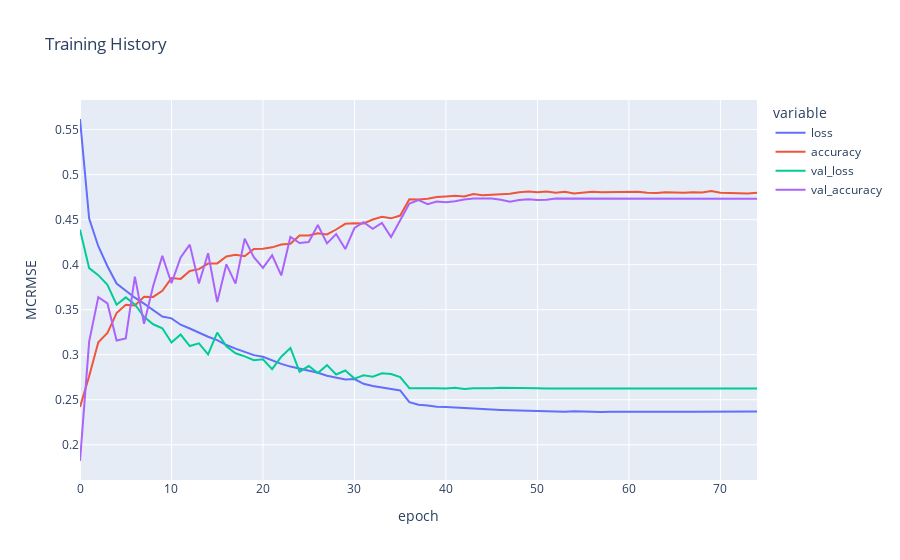

Write notebook code for a chart like this one.
### Code cell
import plotly.express as px
fig = px.line(
    history.history, y=['loss', 'accuracy', 'val_loss', 'val_accuracy'],
    labels={'index': 'epoch', 'value': 'MCRMSE'}, 
    title='Training History')
fig.show()
